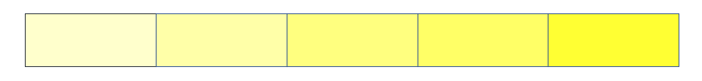
#> input picture Image detect/color.png, 702 x 81 px
$ jupyter execute --allow-errors 'color detect.ipynb'   (older library calls are emulated)
#> lines starting #> are read from the running program, lines starting #| are printed output that depends on the picture
[cell 1]
import numpy as np
import pandas as pd
import matplotlib.pyplot as plt
import matplotlib.patches as patches
import matplotlib.image as mpimg

from PIL import Image
from matplotlib.offsetbox import OffsetImage, AnnotationBbox

[cell 2]
import cv2
import extcolors

from colormap import rgb2hex

Resizing the image

[cell 3]
input_name = 'color.png'
output_width = 900                   #set the output size
img = Image.open(input_name)
#> img is the input picture: PIL image 702x81 RGBA; mean R, G, B, A 250.1, 250.8, 178, 255
wpercent = (output_width/float(img.size[0]))
#> wpercent = 1.28
hsize = int((float(img.size[1])*float(wpercent)))
#> hsize = 103
img = img.resize((output_width,hsize), Image.ANTIALIAS)
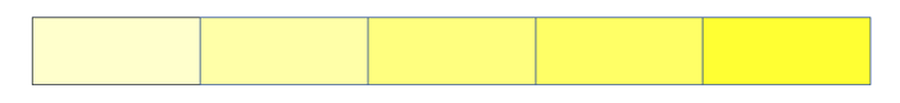
#> img: PIL image 900x103 RGBA; mean R, G, B, A 249.7, 250.4, 177.8, 255

#save
resize_name = 'resize_' + input_name  #the resized image name
img.save(resize_name)                 #output location can be specified before resize_name

#read
plt.figure(figsize=(9, 9))
img_url = resize_name
img = plt.imread(img_url)
#> img: shape (103, 900, 4) float32
plt.imshow(img)
plt.axis('off')
plt.show()

Color extraction

#> (a cell that did not finish here is left out)

[cell 5]
def color_to_df(input):
    colors_pre_list = str(input).replace('([(','').split(', (')[0:-1]
    df_rgb = [i.split('), ')[0] + ')' for i in colors_pre_list]
    df_percent = [i.split('), ')[1].replace(')','') for i in colors_pre_list]

    #convert RGB to HEX code
    df_color_up = [rgb2hex(int(i.split(", ")[0].replace("(","")),
                          int(i.split(", ")[1]),
                          int(i.split(", ")[2].replace(")",""))) for i in df_rgb]

    df = pd.DataFrame(zip(df_color_up, df_percent), columns = ['c_code','occurence'])
    return df

#> (the rest of this cell did not finish here and is left out)

Donut chart

#> (a cell that did not finish here is left out)

Color palette

[cell 7]
#create background color
fig, ax = plt.subplots(figsize=(192,108),dpi=10)
fig.set_facecolor('white')
plt.savefig('bg.png')
plt.close(fig)

#create color palette
bg = plt.imread('bg.png')
fig = plt.figure(figsize=(90, 90), dpi = 10)
ax = fig.add_subplot(1,1,1)

x_posi, y_posi, y_posi2 = 320, 25, 25
#> (the rest of this cell did not finish here and is left out)

[cell 8]
img = mpimg.imread('color.png')
#> img: shape (81, 702, 4) float32
bg = plt.imread('bg.png')

fig, (ax1, ax2) = plt.subplots(1, 2, figsize=(160,120), dpi = 10)

#donut plot
#> (the rest of this cell did not finish here and is left out)
